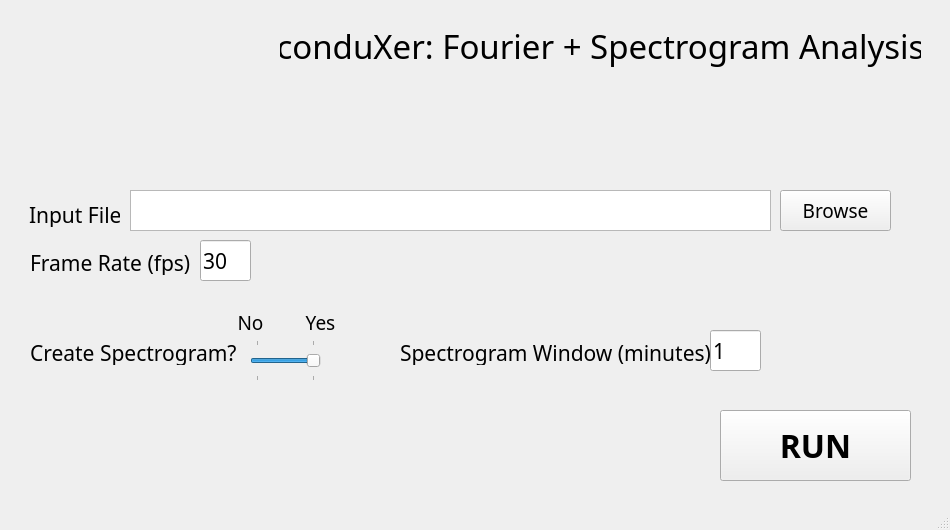
<?xml version="1.0" encoding="UTF-8"?>
<ui version="4.0">
 <class>contraWindow</class>
 <widget class="QMainWindow" name="contraWindow">
  <property name="geometry">
   <rect>
    <x>0</x>
    <y>0</y>
    <width>950</width>
    <height>530</height>
   </rect>
  </property>
  <property name="windowTitle">
   <string>MainWindow</string>
  </property>
  <widget class="QWidget" name="centralwidget">
   <widget class="QLabel" name="titleLabel">
    <property name="geometry">
     <rect>
      <x>280</x>
      <y>20</y>
      <width>641</width>
      <height>51</height>
     </rect>
    </property>
    <property name="font">
     <font>
      <family>Bahnschrift</family>
      <pointsize>25</pointsize>
     </font>
    </property>
    <property name="autoFillBackground">
     <bool>true</bool>
    </property>
    <property name="text">
     <string>conduXer: Fourier + Spectrogram Analysis</string>
    </property>
    <property name="alignment">
     <set>Qt::AlignCenter</set>
    </property>
   </widget>
   <widget class="QLabel" name="inputFileLabel">
    <property name="geometry">
     <rect>
      <x>29</x>
      <y>202</y>
      <width>91</width>
      <height>25</height>
     </rect>
    </property>
    <property name="font">
     <font>
      <family>Bahnschrift</family>
      <pointsize>16</pointsize>
     </font>
    </property>
    <property name="text">
     <string>Input File:</string>
    </property>
    <property name="alignment">
     <set>Qt::AlignLeading|Qt::AlignLeft|Qt::AlignVCenter</set>
    </property>
   </widget>
   <widget class="QListWidget" name="inputFileEntry">
    <property name="geometry">
     <rect>
      <x>130</x>
      <y>190</y>
      <width>641</width>
      <height>41</height>
     </rect>
    </property>
    <property name="sizePolicy">
     <sizepolicy hsizetype="Expanding" vsizetype="Fixed">
      <horstretch>0</horstretch>
      <verstretch>0</verstretch>
     </sizepolicy>
    </property>
    <property name="minimumSize">
     <size>
      <width>0</width>
      <height>20</height>
     </size>
    </property>
    <property name="font">
     <font>
      <family>Bahnschrift</family>
      <pointsize>12</pointsize>
     </font>
    </property>
    <property name="lineWidth">
     <number>1</number>
    </property>
    <property name="iconSize">
     <size>
      <width>0</width>
      <height>0</height>
     </size>
    </property>
    <property name="resizeMode">
     <enum>QListView::Fixed</enum>
    </property>
    <property name="gridSize">
     <size>
      <width>0</width>
      <height>0</height>
     </size>
    </property>
    <property name="batchSize">
     <number>100</number>
    </property>
   </widget>
   <widget class="QPushButton" name="browseButton">
    <property name="geometry">
     <rect>
      <x>780</x>
      <y>190</y>
      <width>111</width>
      <height>41</height>
     </rect>
    </property>
    <property name="font">
     <font>
      <family>Bahnschrift</family>
      <pointsize>14</pointsize>
     </font>
    </property>
    <property name="text">
     <string>Browse</string>
    </property>
   </widget>
   <widget class="QLabel" name="fpsLabel">
    <property name="geometry">
     <rect>
      <x>30</x>
      <y>250</y>
      <width>160</width>
      <height>25</height>
     </rect>
    </property>
    <property name="font">
     <font>
      <family>Bahnschrift</family>
      <pointsize>16</pointsize>
     </font>
    </property>
    <property name="text">
     <string>Frame Rate (fps):</string>
    </property>
    <property name="alignment">
     <set>Qt::AlignLeading|Qt::AlignLeft|Qt::AlignVCenter</set>
    </property>
   </widget>
   <widget class="QLineEdit" name="fpsEntry">
    <property name="geometry">
     <rect>
      <x>200</x>
      <y>240</y>
      <width>51</width>
      <height>41</height>
     </rect>
    </property>
    <property name="sizePolicy">
     <sizepolicy hsizetype="Expanding" vsizetype="Fixed">
      <horstretch>0</horstretch>
      <verstretch>0</verstretch>
     </sizepolicy>
    </property>
    <property name="minimumSize">
     <size>
      <width>0</width>
      <height>20</height>
     </size>
    </property>
    <property name="font">
     <font>
      <family>Bahnschrift Condensed</family>
      <pointsize>16</pointsize>
     </font>
    </property>
    <property name="layoutDirection">
     <enum>Qt::LeftToRight</enum>
    </property>
    <property name="text">
     <string>30</string>
    </property>
    <property name="cursorPosition">
     <number>2</number>
    </property>
   </widget>
   <widget class="QPushButton" name="runButton">
    <property name="geometry">
     <rect>
      <x>720</x>
      <y>410</y>
      <width>191</width>
      <height>71</height>
     </rect>
    </property>
    <property name="font">
     <font>
      <family>Bahnschrift</family>
      <pointsize>24</pointsize>
      <weight>75</weight>
      <bold>true</bold>
     </font>
    </property>
    <property name="text">
     <string>RUN</string>
    </property>
   </widget>
   <widget class="QLabel" name="label">
    <property name="geometry">
     <rect>
      <x>0</x>
      <y>0</y>
      <width>941</width>
      <height>171</height>
     </rect>
    </property>
    <property name="text">
     <string/>
    </property>
    <property name="pixmap">
     <pixmap>171023_Prox1Cre_GCaMP6f_Pop_4x_248fps_2cmH2O_02/171023_Prox1Cre_GCaMP6f_Pop_4x__scaledSFM_conduXer2.png</pixmap>
    </property>
    <property name="scaledContents">
     <bool>true</bool>
    </property>
   </widget>
   <widget class="QLabel" name="spectrogramLabel">
    <property name="geometry">
     <rect>
      <x>30</x>
      <y>340</y>
      <width>211</width>
      <height>25</height>
     </rect>
    </property>
    <property name="font">
     <font>
      <family>Bahnschrift</family>
      <pointsize>16</pointsize>
     </font>
    </property>
    <property name="text">
     <string>Create Spectrogram?</string>
    </property>
    <property name="alignment">
     <set>Qt::AlignLeading|Qt::AlignLeft|Qt::AlignVCenter</set>
    </property>
   </widget>
   <widget class="QLabel" name="spectrogramWindowLabel">
    <property name="geometry">
     <rect>
      <x>400</x>
      <y>340</y>
      <width>311</width>
      <height>25</height>
     </rect>
    </property>
    <property name="font">
     <font>
      <family>Bahnschrift</family>
      <pointsize>16</pointsize>
     </font>
    </property>
    <property name="text">
     <string>Spectrogram Window (minutes):</string>
    </property>
    <property name="alignment">
     <set>Qt::AlignLeading|Qt::AlignLeft|Qt::AlignVCenter</set>
    </property>
   </widget>
   <widget class="QSlider" name="spectrogramOpt">
    <property name="geometry">
     <rect>
      <x>250</x>
      <y>340</y>
      <width>71</width>
      <height>41</height>
     </rect>
    </property>
    <property name="maximum">
     <number>1</number>
    </property>
    <property name="sliderPosition">
     <number>1</number>
    </property>
    <property name="orientation">
     <enum>Qt::Horizontal</enum>
    </property>
    <property name="tickPosition">
     <enum>QSlider::TicksBothSides</enum>
    </property>
   </widget>
   <widget class="QLabel" name="optYes">
    <property name="geometry">
     <rect>
      <x>300</x>
      <y>310</y>
      <width>41</width>
      <height>25</height>
     </rect>
    </property>
    <property name="font">
     <font>
      <family>Bahnschrift</family>
      <pointsize>14</pointsize>
     </font>
    </property>
    <property name="text">
     <string>Yes</string>
    </property>
    <property name="alignment">
     <set>Qt::AlignCenter</set>
    </property>
   </widget>
   <widget class="QLabel" name="optNot">
    <property name="geometry">
     <rect>
      <x>230</x>
      <y>310</y>
      <width>41</width>
      <height>25</height>
     </rect>
    </property>
    <property name="font">
     <font>
      <family>Bahnschrift</family>
      <pointsize>14</pointsize>
     </font>
    </property>
    <property name="text">
     <string>No</string>
    </property>
    <property name="alignment">
     <set>Qt::AlignCenter</set>
    </property>
   </widget>
   <widget class="QLineEdit" name="spectrogramWindow">
    <property name="geometry">
     <rect>
      <x>710</x>
      <y>330</y>
      <width>51</width>
      <height>41</height>
     </rect>
    </property>
    <property name="sizePolicy">
     <sizepolicy hsizetype="Expanding" vsizetype="Fixed">
      <horstretch>0</horstretch>
      <verstretch>0</verstretch>
     </sizepolicy>
    </property>
    <property name="minimumSize">
     <size>
      <width>0</width>
      <height>20</height>
     </size>
    </property>
    <property name="font">
     <font>
      <family>Bahnschrift Condensed</family>
      <pointsize>16</pointsize>
     </font>
    </property>
    <property name="layoutDirection">
     <enum>Qt::LeftToRight</enum>
    </property>
    <property name="text">
     <string>1</string>
    </property>
    <property name="cursorPosition">
     <number>1</number>
    </property>
   </widget>
   <zorder>inputFileLabel</zorder>
   <zorder>inputFileEntry</zorder>
   <zorder>browseButton</zorder>
   <zorder>fpsLabel</zorder>
   <zorder>fpsEntry</zorder>
   <zorder>runButton</zorder>
   <zorder>label</zorder>
   <zorder>titleLabel</zorder>
   <zorder>spectrogramLabel</zorder>
   <zorder>spectrogramWindowLabel</zorder>
   <zorder>spectrogramOpt</zorder>
   <zorder>optYes</zorder>
   <zorder>optNot</zorder>
   <zorder>spectrogramWindow</zorder>
  </widget>
  <widget class="QMenuBar" name="menubar">
   <property name="geometry">
    <rect>
     <x>0</x>
     <y>0</y>
     <width>950</width>
     <height>21</height>
    </rect>
   </property>
  </widget>
  <widget class="QStatusBar" name="statusbar"/>
 </widget>
 <resources/>
 <connections/>
</ui>
